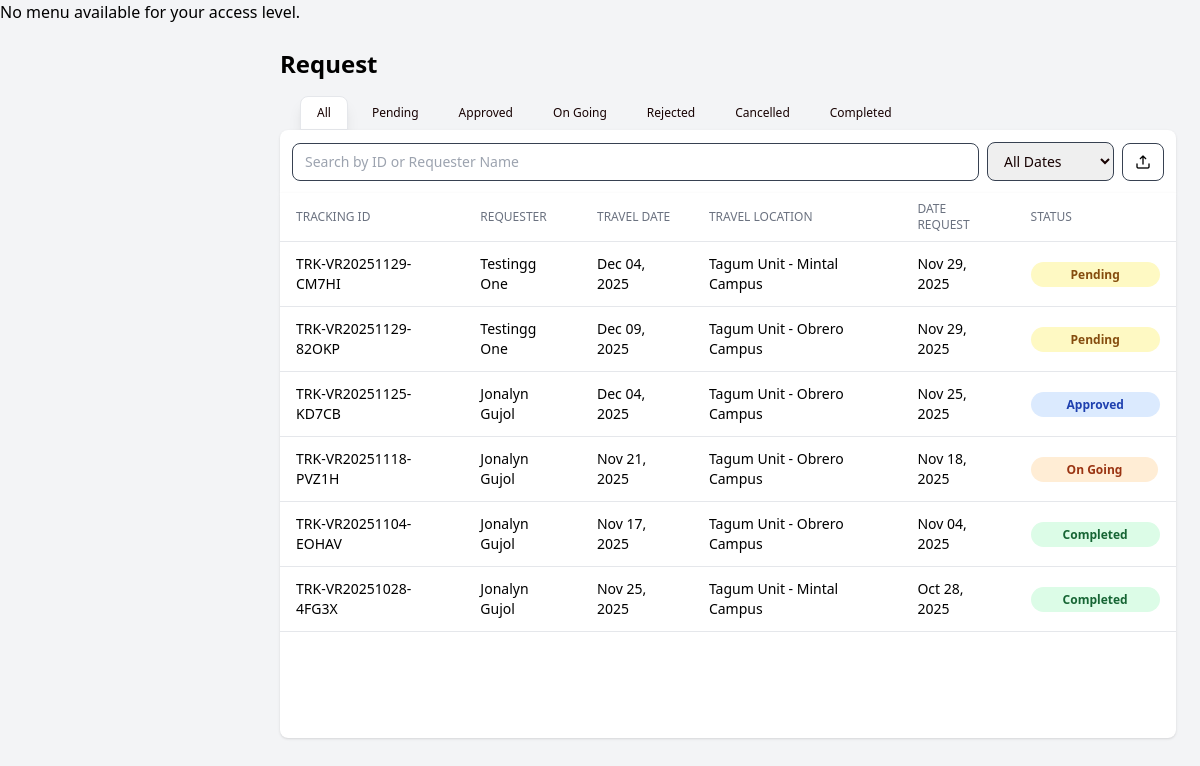
The page /app/modules/shared/views/vehicle_request.php (signed in) on the database its author committed.
### tables this page shows
CREATE TABLE `vehicle_request` (
  `control_no` int(11) NOT NULL AUTO_INCREMENT,
  `req_id` int(10) unsigned DEFAULT NULL,
  `date_request` datetime DEFAULT NULL,
  `tracking_id` varchar(50) DEFAULT NULL,
  `trip_purpose` varchar(100) DEFAULT NULL,
  `travel_destination` varchar(255) DEFAULT NULL,
  `travel_date` date DEFAULT NULL,
  `return_date` date DEFAULT NULL,
  `departure_time` time DEFAULT NULL,
  `return_time` time DEFAULT NULL,
  PRIMARY KEY (`control_no`),
  KEY `fk_vehicle_request_requester` (`req_id`),
  KEY `idx_tracking_id` (`tracking_id`),
  CONSTRAINT `fk_vehicle_request_requester` FOREIGN KEY (`req_id`) REFERENCES `requester` (`req_id`) ON DELETE SET NULL ON UPDATE CASCADE
);

### app/core/BaseModel.php (called while the page is built, shortened)
<?php
class BaseModel {
    protected $host = 'localhost';
    protected $user = 'root';
    protected $pass = '';
    protected $name = 'u_request';
    private function connect() {
        $this->db = @new mysqli($this->host, $this->user, $this->pass, $this->name);
    }
}

### app/controllers/RequestController.php (called while the page is built, shortened)
<?php
require_once __DIR__ . '/../models/RequestModel.php';
class RequestController {
    private $model;
    public function __construct() {
        $this->model = new RequestModel();
    }
    public function indexVehicle() {
        $requests = $this->model->getAllVehicleRequests();
        return [
            "requests" => $requests
        ];
    }
}
require_once __DIR__ . '/../models/RequestModel.php';

### app/models/RequestModel.php (called while the page is built, shortened)
<?php
require_once __DIR__ . '/../core/BaseModel.php';
class RequestModel extends BaseModel {
public function getAllVehicleRequests() {
  $query = "
    SELECT
        v.*,
        CONCAT(r.firstName, ' ', r.lastName) AS requester_name,
        r.contact,
        vr.vehicle_id,
        vr.driver_id,
        CONCAT(d.firstName, ' ', d.lastName) AS driver_name,
        vr.req_status,
        vr.approved_by,
        vr.reason,
        vl.vehicle_name,
        sf.source_of_fuel,
        sf.source_of_oil,
        sf.source_of_repair_maintenance,
        sf.source_of_driver_assistant_per_diem
    FROM vehicle_request v
    INNER JOIN requester r ON v.req_id = r.req_id
    LEFT JOIN vehicle_request_assignment vr ON v.control_no = vr.control_no
    LEFT JOIN vehicle vl ON vl.vehicle_id = vr.vehicle_id
    LEFT JOIN driver d ON d.driver_id = vr.driver_id
    LEFT JOIN source_of_fund sf ON v.control_no = sf.control_no
    ORDER BY v.date_request DESC;
";
    $result = $this->db->query($query);
    $requests = [];
    while ($row = $result->fetch_assoc()) {
    $control_no = $row['control_no'];
    $passengersQuery = "
        SELECT CONCAT(p.firstName, ' ', p.lastName) AS name
        FROM passengers p
        INNER JOIN vehicle_request_passengers vrp
        ON p.passenger_id = vrp.passenger_id
        WHERE vrp.control_no = '{$this->db->real_escape_string($control_no)}'
    ";
    $passengersResult = $this->db->query($passengersQuery);
    $passengers = [];
    if ($passengersResult) {
        while ($p = $passengersResult->fetch_assoc()) {
            $passengers[] = $p['name'];
        }
    }
    $row['passengers'] = $passengers;
    $row['passenger_count'] = count($passengers);
    $row['source_of_fuel'] = $row['source_of_fuel'] ?? 'N/A';
    $row['source_of_oil'] = $row['source_of_oil'] ?? 'N/A';
    $row['source_of_repair_maintenance'] = $row['source_of_repair_maintenance'] ?? 'N/A';
    $row['source_of_driver_assistant_per_diem'] = $row['source_of_driver_assistant_per_diem'] ?? 'N/A';
    $requests[] = $row;
}
    return $requests;
}
}

### app/modules/shared/views/vehicle_request.php (the view, shortened to what this page needs)
<?php
require_once __DIR__ . '/../../../controllers/RequestController.php';
$controller = new RequestController();
$data = $controller->indexVehicle();
$requests = $data['requests'];
?>
<!DOCTYPE html>
<html lang="en">
<head>
  <link rel="stylesheet" href="/public/assets/css/output.css" />
</head>
<body class="bg-gray-100">
  <?php
  if ($_SESSION['access_level'] == 1) {
      include COMPONENTS_PATH . '/superadmin_menu.php';
  } elseif ($_SESSION['access_level'] == 3) {
      include COMPONENTS_PATH . '/motorpool_menu.php';
  } else {
      echo "<p>No menu available for your access level.</p>";
  }
  ?>
  <main class="ml-16 md:ml-64 flex flex-col min-h-screen transition-all duration-300">
    <div class="p-6">
      <h1 class="text-2xl font-bold mb-4">Request</h1>
      <div id="tabs" class="flex gap-2 mt-4 text-xs text-text">
        <button class="ml-5 btn"><p>All</p></button>
        <button class="btn"><p>Pending</p></button>
        <button class="btn"><p>Approved</p></button>
        <button class="btn"><p>On Going</p></button>
        <button class="btn"><p>Rejected</p></button>
        <button class="btn"><p>Cancelled</p></button>
        <button class="btn"><p>Completed</p></button>
      </div>
      <div x-data="requestList()" class="grid grid-cols-1 md:grid-cols-3 gap-4">
        <div :class="showDetails ? 'col-span-2' : 'col-span-3'">
          <div class="p-3 flex flex-wrap gap-2 justify-between items-center bg-white shadow rounded-t-lg">
            <input type="text" id="searchRequests" placeholder="Search by ID or Requester Name" class="flex-1 min-w-[200px] input-field">
            <select id="sortCategory" class="input-field">
              <option value="all">All Dates</option>
            </select>
            <button title="Export" id="export" class="btn-upper">
              <img src="/public/assets/img/export.png" alt="User" class="size-4 my-0.5">
            </button>
          </div>
          <div class="overflow-x-auto h-[545px] overflow-y-auto rounded-b-lg shadow bg-white">
            <table class="min-w-full divide-y divide-gray-200 bg-white rounded-b-lg p-2">
              <thead class="bg-white sticky top-0">
                <tr>
                  <th class="pl-4 py-2 text-left text-xs font-medium text-gray-500 uppercase">Tracking ID</th>
                  <th class="px-4 py-2 text-left text-xs font-medium text-gray-500 uppercase">Requester</th>
                  <th class="px-4 py-2 text-left text-xs font-medium text-gray-500 uppercase">Travel Date</th>
                  <th class="px-4 py-2 text-left text-xs font-medium text-gray-500 uppercase">Travel Location</th>
                  <th class="px-4 py-2 text-left text-xs font-medium text-gray-500 uppercase">Date Request</th>
                  <th class="px-4 py-2 text-left text-xs font-medium text-gray-500 uppercase rounded-tr-lg">Status</th>
                </tr>
              </thead>
              <tbody id="requestsTable" class="text-sm">
                <?php if (!empty($requests)): ?>
                  <?php foreach ($requests as $row): ?>
                    <tr
                      class="border-b hover:bg-gray-100 cursor-pointer"
                      data-status="<?= htmlspecialchars($row['req_status']) ?>"
                      data-date="<?= htmlspecialchars(date('Y-m-d', strtotime($row['date_request']))) ?>"
                      @click='selectRow({
                          control_no: "<?= htmlspecialchars($row['control_no'], ENT_QUOTES) ?>",
                          tracking_id: "<?= htmlspecialchars($row['tracking_id'], ENT_QUOTES) ?>",
                          requester_name: "<?= htmlspecialchars($row['requester_name'], ENT_QUOTES) ?>",
                          contact: "<?= htmlspecialchars($row['contact'], ENT_QUOTES) ?>",
                          travel_destination: "<?= htmlspecialchars($row['travel_destination'], ENT_QUOTES) ?>",
                          date_request: "<?= htmlspecialchars(date('M d, Y', strtotime($row['date_request'])), ENT_QUOTES) ?>",
                          travel_date: "<?= htmlspecialchars(date('M d, Y', strtotime($row['travel_date'])), ENT_QUOTES) ?>",
                          return_date: "<?= htmlspecialchars(date('M d, Y', strtotime($row['return_date'])), ENT_QUOTES) ?>",
                          depret_time: "<?= htmlspecialchars(date('h:i A', strtotime($row['departure_time'])) . ' - ' . date('h:i A', strtotime($row['return_time'])), ENT_QUOTES) ?>",
                          trip_purpose: "<?= htmlspecialchars($row['trip_purpose'], ENT_QUOTES) ?>",
                          req_status: "<?= htmlspecialchars($row['req_status'], ENT_QUOTES) ?>",
                          original_status: "<?= htmlspecialchars($row['req_status'], ENT_QUOTES) ?>",
                          reason: "<?= htmlspecialchars($row['reason'] ?? '', ENT_QUOTES) ?>",
                          vehicle_name: "<?= htmlspecialchars($row['vehicle_name'] ?? '', ENT_QUOTES) ?>",
                          driver_name: "<?= htmlspecialchars($row['driver_name'] ?? '', ENT_QUOTES) ?>",
                          approved_by: "<?= htmlspecialchars($row['approved_by'] ?? '', ENT_QUOTES) ?>",
                          passenger_count: "<?= count($row['passengers']) ?>",
                          passengers: <?= htmlspecialchars(json_encode($row['passengers'] ?? []), ENT_QUOTES) ?>
                      })'>
                      <td class="px-4 py-3"><?= htmlspecialchars($row['tracking_id']) ?></td>
                      <td class="px-4 py-3"><?= htmlspecialchars($row['requester_name']) ?></td>
                      <td class="px-4 py-3"><?= htmlspecialchars(date('M d, Y', strtotime($row['travel_date']))) ?></td>
                      <td class="px-4 py-3"><?= htmlspecialchars($row['travel_destination']) ?></td>
                      <td class="px-4 py-3"><?= htmlspecialchars(date('M d, Y', strtotime($row['date_request']))) ?></td>
                      <td class="px-4 py-3">
                        <?php if ($row['req_status'] === 'Completed'): ?>
                            <span class="px-8 py-1 rounded-full text-xs font-semibold bg-green-100 text-green-800">
                                Completed
                            </span>
                        <?php elseif ($row['req_status'] === 'Pending'): ?>
                            <span class="px-10 py-1 rounded-full text-xs font-semibold bg-yellow-100 text-yellow-800">
                                Pending
                            </span>
                        <?php elseif ($row['req_status'] === 'Approved'): ?>
                            <span class="px-9 py-1 rounded-full text-xs font-semibold bg-blue-100 text-blue-800">
                                Approved
                            </span>
                        <?php elseif ($row['req_status'] === 'On Going'): ?>
                            <span class="px-9 py-1 rounded-full text-xs font-semibold bg-orange-100 text-orange-800">
                                On Going
                            </span>
                        <?php endif; ?>
                      </td>
                    </tr>
                  <?php endforeach; ?>
                <?php else: ?>
                  <tr><td colspan="6" class="text-center py-3 text-gray-400">No vehicle requests found</td></tr>
                <?php endif; ?>
              </tbody>
            </table>
          </div>
        </div>
      </div>
    </div>
  </main>
</body>
</html>

### rows shown on the page
vehicle_request: tracking "TRK-VR20251129-CM7HI", requester_name "Testingg One", travel_date "Dec 04, 2025", travel_destination "Tagum Unit - Mintal Campus", date_request "Nov 29, 2025", shows "Pending"
vehicle_request: tracking "TRK-VR20251129-82OKP", requester_name "Testingg One", travel_date "Dec 09, 2025", travel_destination "Tagum Unit - Obrero Campus", date_request "Nov 29, 2025", shows "Pending"
vehicle_request: tracking "TRK-VR20251125-KD7CB", requester_name "Jonalyn Gujol", travel_date "Dec 04, 2025", travel_destination "Tagum Unit - Obrero Campus", date_request "Nov 25, 2025", shows "Approved"
vehicle_request: tracking "TRK-VR20251118-PVZ1H", requester_name "Jonalyn Gujol", travel_date "Nov 21, 2025", travel_destination "Tagum Unit - Obrero Campus", date_request "Nov 18, 2025", shows "On Going"
vehicle_request: tracking "TRK-VR20251104-EOHAV", requester_name "Jonalyn Gujol", travel_date "Nov 17, 2025", travel_destination "Tagum Unit - Obrero Campus", date_request "Nov 04, 2025", shows "Completed"
vehicle_request: tracking "TRK-VR20251028-4FG3X", requester_name "Jonalyn Gujol", travel_date "Nov 25, 2025", travel_destination "Tagum Unit - Mintal Campus", date_request "Oct 28, 2025", shows "Completed"
